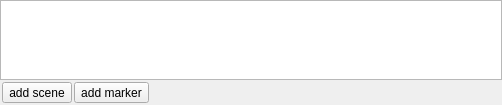
<?xml version="1.0" encoding="UTF-8"?>
<ui version="4.0">
 <class>Form</class>
 <widget class="QWidget" name="Form">
  <property name="geometry">
   <rect>
    <x>0</x>
    <y>0</y>
    <width>502</width>
    <height>105</height>
   </rect>
  </property>
  <property name="windowTitle">
   <string>Form</string>
  </property>
  <layout class="QVBoxLayout" name="verticalLayout">
   <property name="spacing">
    <number>0</number>
   </property>
   <property name="margin">
    <number>0</number>
   </property>
   <item>
    <widget class="QGraphicsView" name="graphicsView"/>
   </item>
   <item>
    <widget class="QWidget" name="buttons" native="true">
     <layout class="QHBoxLayout" name="horizontalLayout">
      <property name="spacing">
       <number>2</number>
      </property>
      <property name="margin">
       <number>2</number>
      </property>
      <item>
       <widget class="QToolButton" name="add_scene">
        <property name="text">
         <string>add scene</string>
        </property>
       </widget>
      </item>
      <item>
       <widget class="QToolButton" name="add_marker">
        <property name="text">
         <string>add marker</string>
        </property>
       </widget>
      </item>
      <item>
       <spacer name="horizontalSpacer">
        <property name="orientation">
         <enum>Qt::Horizontal</enum>
        </property>
        <property name="sizeHint" stdset="0">
         <size>
          <width>40</width>
          <height>20</height>
         </size>
        </property>
       </spacer>
      </item>
     </layout>
    </widget>
   </item>
  </layout>
 </widget>
 <resources/>
 <connections/>
</ui>
